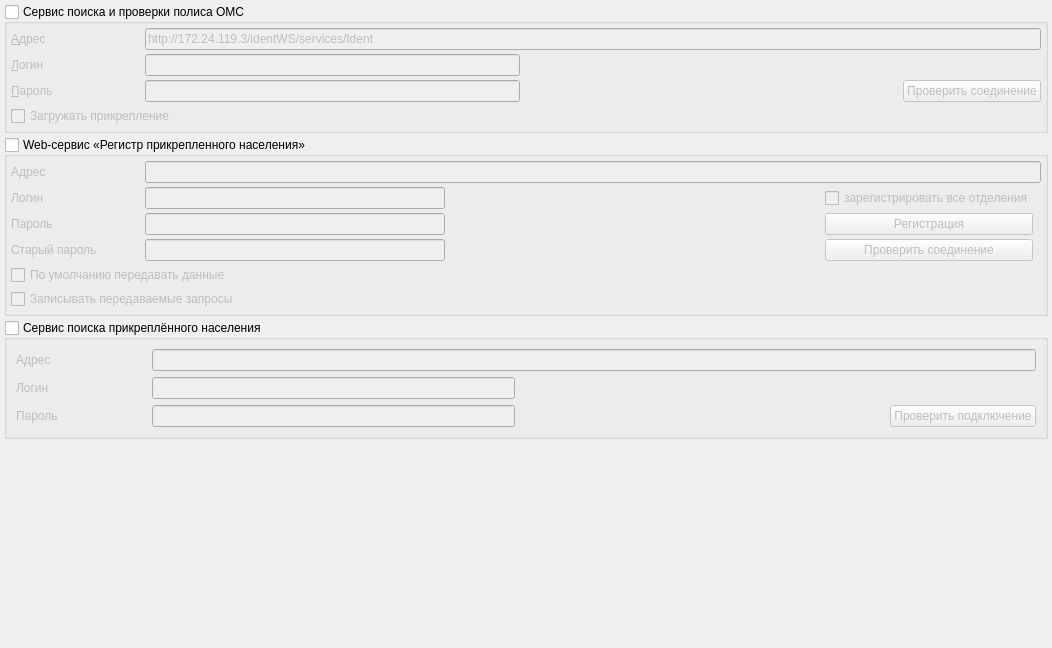
     <widget class="QWidget" name="tabTerFund">
      <attribute name="title">
       <string>Тер.фонд</string>
      </attribute>
      <layout class="QVBoxLayout" name="verticalLayout_2">
       <property name="spacing">
        <number>4</number>
       </property>
       <property name="margin">
        <number>4</number>
       </property>
       <item>
        <widget class="QGroupBox" name="grpTFCheckPolicy">
         <property name="title">
          <string>Сервис поиска и проверки полиса ОМС</string>
         </property>
         <property name="checkable">
          <bool>true</bool>
         </property>
         <property name="checked">
          <bool>false</bool>
         </property>
         <layout class="QGridLayout" name="gridLayout_5">
          <property name="margin">
           <number>4</number>
          </property>
          <property name="spacing">
           <number>4</number>
          </property>
          <item row="0" column="0">
           <widget class="QLabel" name="lblTFCPUrl">
            <property name="minimumSize">
             <size>
              <width>130</width>
              <height>0</height>
             </size>
            </property>
            <property name="text">
             <string>&amp;Адрес</string>
            </property>
            <property name="buddy">
             <cstring>edtTFCPUrl</cstring>
            </property>
           </widget>
          </item>
          <item row="0" column="1" colspan="3">
           <widget class="QLineEdit" name="edtTFCPUrl">
            <property name="minimumSize">
             <size>
              <width>300</width>
              <height>0</height>
             </size>
            </property>
            <property name="text">
             <string>http://172.24.119.3/identWS/services/Ident</string>
            </property>
           </widget>
          </item>
          <item row="1" column="0">
           <widget class="QLabel" name="lblTFCPLogin">
            <property name="minimumSize">
             <size>
              <width>130</width>
              <height>0</height>
             </size>
            </property>
            <property name="text">
             <string>&amp;Логин</string>
            </property>
            <property name="buddy">
             <cstring>edtTFCPLogin</cstring>
            </property>
           </widget>
          </item>
          <item row="1" column="1">
           <widget class="QLineEdit" name="edtTFCPLogin">
            <property name="minimumSize">
             <size>
              <width>300</width>
              <height>0</height>
             </size>
            </property>
           </widget>
          </item>
          <item row="1" column="2" colspan="2">
           <spacer name="horizontalSpacer_2">
            <property name="orientation">
             <enum>Qt::Horizontal</enum>
            </property>
            <property name="sizeHint" stdset="0">
             <size>
              <width>372</width>
              <height>20</height>
             </size>
            </property>
           </spacer>
          </item>
          <item row="2" column="0">
           <widget class="QLabel" name="lblTFCPPassword">
            <property name="minimumSize">
             <size>
              <width>130</width>
              <height>0</height>
             </size>
            </property>
            <property name="text">
             <string>&amp;Пароль</string>
            </property>
            <property name="buddy">
             <cstring>edtTFCPPassword</cstring>
            </property>
           </widget>
          </item>
          <item row="2" column="1">
           <widget class="QLineEdit" name="edtTFCPPassword">
            <property name="minimumSize">
             <size>
              <width>300</width>
              <height>0</height>
             </size>
            </property>
            <property name="echoMode">
             <enum>QLineEdit::Password</enum>
            </property>
           </widget>
          </item>
          <item row="2" column="2">
           <spacer name="horizontalSpacer_3">
            <property name="orientation">
             <enum>Qt::Horizontal</enum>
            </property>
            <property name="sizeHint" stdset="0">
             <size>
              <width>238</width>
              <height>20</height>
             </size>
            </property>
           </spacer>
          </item>
          <item row="2" column="3">
           <widget class="QPushButton" name="btnTFCPTest">
            <property name="text">
             <string>Проверить соединение</string>
            </property>
           </widget>
          </item>
          <item row="3" column="0" colspan="4">
           <widget class="QCheckBox" name="chkLoadAttach">
            <property name="text">
             <string>Загружать прикрепление</string>
            </property>
           </widget>
          </item>
         </layout>
        </widget>
       </item>
       <item>
        <widget class="QGroupBox" name="grpAttach">
         <property name="title">
          <string>Web-сервис «Регистр прикрепленного населения»</string>
         </property>
         <property name="checkable">
          <bool>true</bool>
         </property>
         <property name="checked">
          <bool>false</bool>
         </property>
         <layout class="QGridLayout" name="gridLayout_10">
          <property name="margin">
           <number>4</number>
          </property>
          <property name="spacing">
           <number>4</number>
          </property>
          <item row="0" column="1" colspan="5">
           <widget class="QLineEdit" name="edtAttachUrl">
            <property name="minimumSize">
             <size>
              <width>300</width>
              <height>0</height>
             </size>
            </property>
            <property name="text">
             <string/>
            </property>
           </widget>
          </item>
          <item row="5" column="0">
           <widget class="QLabel" name="lblAttachPassword">
            <property name="minimumSize">
             <size>
              <width>130</width>
              <height>0</height>
             </size>
            </property>
            <property name="text">
             <string>Пароль</string>
            </property>
            <property name="buddy">
             <cstring>edtAttachPassword</cstring>
            </property>
           </widget>
          </item>
          <item row="5" column="1">
           <widget class="QLineEdit" name="edtAttachPassword">
            <property name="minimumSize">
             <size>
              <width>300</width>
              <height>0</height>
             </size>
            </property>
            <property name="echoMode">
             <enum>QLineEdit::Password</enum>
            </property>
           </widget>
          </item>
          <item row="5" column="2">
           <spacer name="horizontalSpacer_12">
            <property name="orientation">
             <enum>Qt::Horizontal</enum>
            </property>
            <property name="sizeHint" stdset="0">
             <size>
              <width>238</width>
              <height>20</height>
             </size>
            </property>
           </spacer>
          </item>
          <item row="2" column="2">
           <spacer name="horizontalSpacer_11">
            <property name="orientation">
             <enum>Qt::Horizontal</enum>
            </property>
            <property name="sizeHint" stdset="0">
             <size>
              <width>372</width>
              <height>20</height>
             </size>
            </property>
           </spacer>
          </item>
          <item row="6" column="2">
           <spacer name="horizontalSpacer_15">
            <property name="orientation">
             <enum>Qt::Horizontal</enum>
            </property>
            <property name="sizeHint" stdset="0">
             <size>
              <width>238</width>
              <height>20</height>
             </size>
            </property>
           </spacer>
          </item>
          <item row="2" column="0">
           <widget class="QLabel" name="lblAttachLogin">
            <property name="minimumSize">
             <size>
              <width>130</width>
              <height>0</height>
             </size>
            </property>
            <property name="text">
             <string>Логин</string>
            </property>
            <property name="buddy">
             <cstring>edtAttachLogin</cstring>
            </property>
           </widget>
          </item>
          <item row="0" column="0">
           <widget class="QLabel" name="lblAttachUrl">
            <property name="minimumSize">
             <size>
              <width>130</width>
              <height>0</height>
             </size>
            </property>
            <property name="text">
             <string>Адрес</string>
            </property>
            <property name="buddy">
             <cstring>edtAttachUrl</cstring>
            </property>
           </widget>
          </item>
          <item row="2" column="1">
           <widget class="QLineEdit" name="edtAttachLogin">
            <property name="minimumSize">
             <size>
              <width>300</width>
              <height>0</height>
             </size>
            </property>
           </widget>
          </item>
          <item row="6" column="1">
           <widget class="QLineEdit" name="edtAttachOldPassword">
            <property name="minimumSize">
             <size>
              <width>300</width>
              <height>0</height>
             </size>
            </property>
            <property name="echoMode">
             <enum>QLineEdit::Password</enum>
            </property>
           </widget>
          </item>
          <item row="6" column="0">
           <widget class="QLabel" name="lblAttachOldPassword">
            <property name="minimumSize">
             <size>
              <width>130</width>
              <height>0</height>
             </size>
            </property>
            <property name="text">
             <string>Старый пароль</string>
            </property>
            <property name="buddy">
             <cstring>edtAttachOldPassword</cstring>
            </property>
           </widget>
          </item>
          <item row="6" column="3">
           <widget class="QPushButton" name="btnAttachTest">
            <property name="text">
             <string>Проверить соединение</string>
            </property>
           </widget>
          </item>
          <item row="5" column="3">
           <widget class="QPushButton" name="btnAttachRegister">
            <property name="text">
             <string>Регистрация</string>
            </property>
           </widget>
          </item>
          <item row="2" column="3">
           <widget class="QCheckBox" name="chkAttachRegisterMultiple">
            <property name="text">
             <string>зарегистрировать все отделения</string>
            </property>
           </widget>
          </item>
          <item row="7" column="0" colspan="4">
           <widget class="QCheckBox" name="chkTransmitAttachData">
            <property name="text">
             <string>По умолчанию передавать данные</string>
            </property>
           </widget>
          </item>
          <item row="8" column="0" colspan="4">
           <widget class="QCheckBox" name="chkDebugSoapAttach">
            <property name="text">
             <string>Записывать передаваемые запросы</string>
            </property>
           </widget>
          </item>
         </layout>
        </widget>
       </item>
       <item>
        <widget class="QGroupBox" name="grpKzCheckIIN">
         <property name="focusPolicy">
          <enum>Qt::StrongFocus</enum>
         </property>
         <property name="title">
          <string>Сервис поиска прикреплённого населения</string>
         </property>
         <property name="checkable">
          <bool>true</bool>
         </property>
         <property name="checked">
          <bool>false</bool>
         </property>
         <layout class="QGridLayout" name="gridLayout_18">
          <item row="1" column="1">
           <widget class="QLineEdit" name="edtIINLogin"/>
          </item>
          <item row="0" column="0">
           <widget class="QLabel" name="lblIINUrl">
            <property name="minimumSize">
             <size>
              <width>130</width>
              <height>0</height>
             </size>
            </property>
            <property name="text">
             <string>Адрес</string>
            </property>
           </widget>
          </item>
          <item row="2" column="0">
           <widget class="QLabel" name="lblIINPassword">
            <property name="minimumSize">
             <size>
              <width>130</width>
              <height>0</height>
             </size>
            </property>
            <property name="text">
             <string>Пароль</string>
            </property>
           </widget>
          </item>
          <item row="2" column="2">
           <spacer name="horizontalSpacer_8">
            <property name="orientation">
             <enum>Qt::Horizontal</enum>
            </property>
            <property name="sizeHint" stdset="0">
             <size>
              <width>40</width>
              <height>20</height>
             </size>
            </property>
           </spacer>
          </item>
          <item row="1" column="2" colspan="2">
           <spacer name="horizontalSpacer_6">
            <property name="orientation">
             <enum>Qt::Horizontal</enum>
            </property>
            <property name="sizeType">
             <enum>QSizePolicy::Expanding</enum>
            </property>
            <property name="sizeHint" stdset="0">
             <size>
              <width>40</width>
              <height>20</height>
             </size>
            </property>
           </spacer>
          </item>
          <item row="0" column="1" colspan="3">
           <widget class="QLineEdit" name="edtIINUrl"/>
          </item>
          <item row="2" column="1">
           <widget class="QLineEdit" name="edtIINPassword"/>
          </item>
          <item row="1" column="0">
           <widget class="QLabel" name="lblIINLogin">
            <property name="minimumSize">
             <size>
              <width>130</width>
              <height>0</height>
             </size>
            </property>
            <property name="text">
             <string>Логин</string>
            </property>
           </widget>
          </item>
          <item row="2" column="3">
           <widget class="QPushButton" name="btnIINCheck">
            <property name="text">
             <string>Проверить подключение</string>
            </property>
           </widget>
          </item>
         </layout>
        </widget>
       </item>
       <item>
        <spacer name="verticalSpacer_2">
         <property name="orientation">
          <enum>Qt::Vertical</enum>
         </property>
         <property name="sizeHint" stdset="0">
          <size>
           <width>20</width>
           <height>205</height>
          </size>
         </property>
        </spacer>
       </item>
      </layout>
     </widget>
